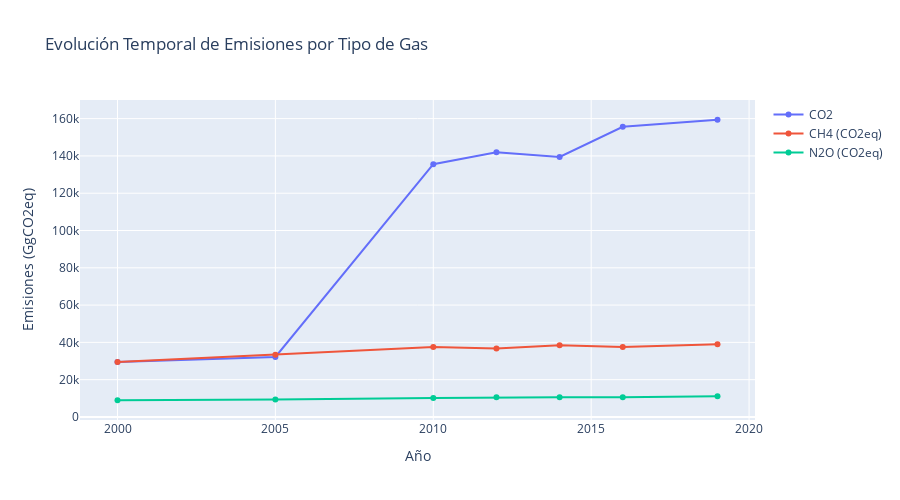

The cell this chart's notebook holds for it:
### Code cell
# 3. Gráfica temporal
# Preparar datos agregados por año
temporal = df.groupby('ANIO').agg({
    'DIOXIDO_DE_CARBONO_GGCO2': 'sum',
    'METANO_EQUIVALENTE_GGCO2EQ': 'sum',
    'OXIDO_NITROSO_EQUIVALENTE_GGCO2EQ': 'sum'
}).reset_index()

fig_temporal = go.Figure()

# Añadir líneas para cada tipo de emisión
fig_temporal.add_trace(go.Scatter(
    x=temporal['ANIO'],
    y=temporal['DIOXIDO_DE_CARBONO_GGCO2'],
    name='CO2',
    mode='lines+markers'
))

fig_temporal.add_trace(go.Scatter(
    x=temporal['ANIO'],
    y=temporal['METANO_EQUIVALENTE_GGCO2EQ'],
    name='CH4 (CO2eq)',
    mode='lines+markers'
))

fig_temporal.add_trace(go.Scatter(
    x=temporal['ANIO'],
    y=temporal['OXIDO_NITROSO_EQUIVALENTE_GGCO2EQ'],
    name='N2O (CO2eq)',
    mode='lines+markers'
))

# Actualizar el diseño de la gráfica temporal
fig_temporal.update_layout(
    title='Evolución Temporal de Emisiones por Tipo de Gas',
    xaxis_title='Año',
    yaxis_title='Emisiones (GgCO2eq)',
    height=500,
    hovermode='x unified'
)
fig_temporal.show()

### Figure 1 — Plotly figure (JSON) as saved in the notebook; plotly's stock layout.template omitted (floating-point values rounded to 4 significant figures)
{"data": [{"mode": "lines+markers", "name": "CO2", "type": "scatter", "x": [2000, 2005, 2010, 2012, 2014, 2016, 2019], "y": [29480.0, 32160.0, 135500.0, 141900.0, 139400.0, 155600.0, 159400.0]}, {"mode": "lines+markers", "name": "CH4 (CO2eq)", "type": "scatter", "x": [2000, 2005, 2010, 2012, 2014, 2016, 2019], "y": [29530.0, 33374, 37510.0, 36670.0, 38450.0, 37540.0, 39010.0]}, {"mode": "lines+markers", "name": "N2O (CO2eq)", "type": "scatter", "x": [2000, 2005, 2010, 2012, 2014, 2016, 2019], "y": [8959.0, 9364.0, 10220.0, 10540.0, 10550.0, 10580.0, 11090.0]}], "layout": {"height": 500, "hovermode": "x unified", "title": {"text": "Evolución Temporal de Emisiones por Tipo de Gas"}, "xaxis": {"title": {"text": "Año"}}, "yaxis": {"title": {"text": "Emisiones (GgCO2eq)"}}}}
